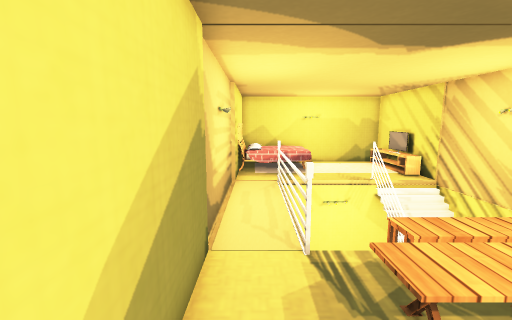
[1] (above)

12 first-person views from a walk through a Unity game level. The camera is 1.4 m above the floor, tilts 8° down and sees 90° across. The floor is counted in squares, 0.5 m on a side. Each view is taken from the middle of a square. On the plan, view 1 faces up. The plan holds only what a view shows up to about 19 squares ahead; the rest is blank. The place goes on beyond the plan. The player is left out. Door leaves are left out, so doorways stand open. Some surface patterns are stand-ins.

[2]
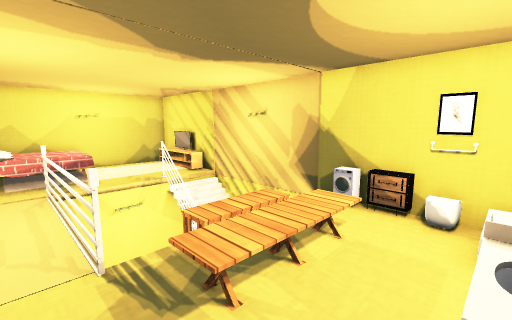

[3]
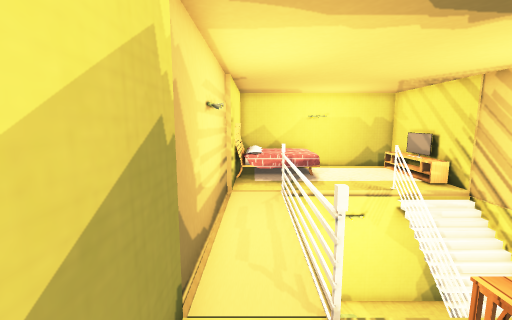

[4]
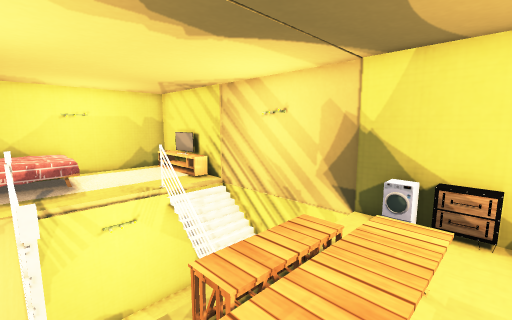

[5]
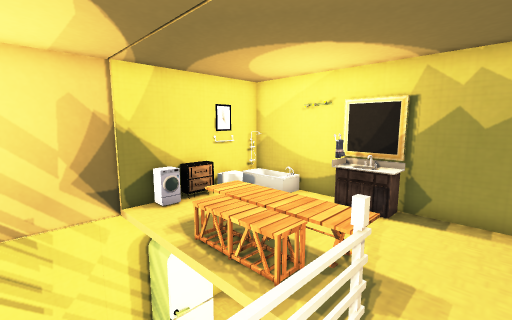

[6]
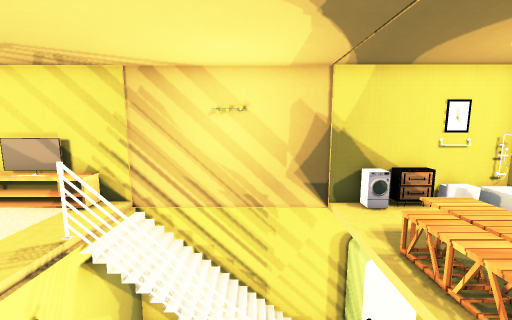

[7]
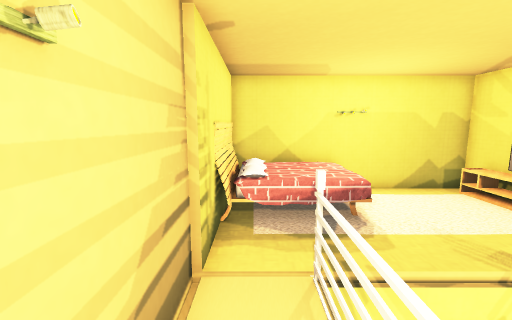

[8]
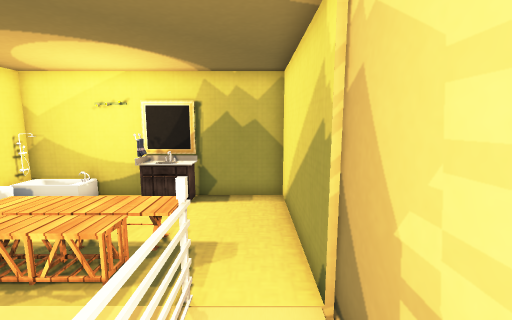

[9]
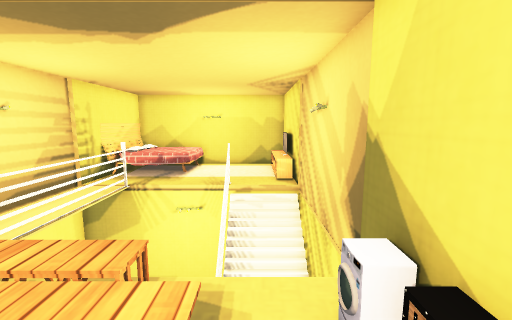

[10]
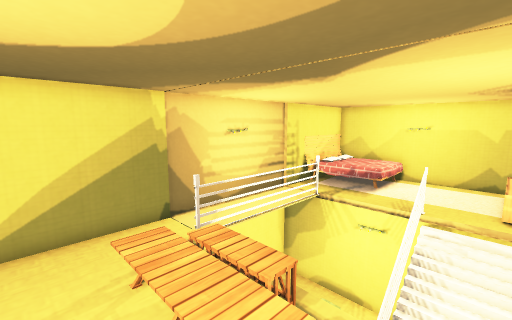

[11]
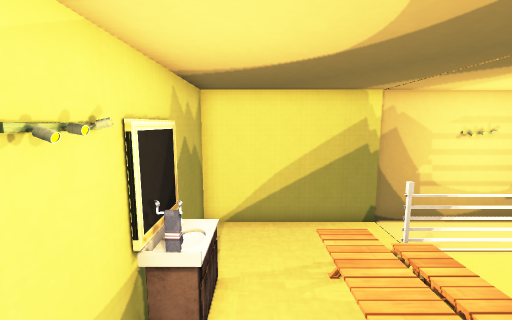

[12]
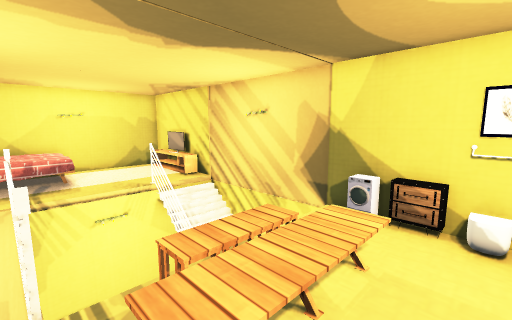

### Floor plan
Key: @ floor where view 1 was taken; # wall or solid block; . main floor; - floor 2.5 m lower than the main floor; / step, stairs or slope; D open door; = window, fence, low wall or low ledge; v drop or lower ground; T thing the floor can be seen under or through; O other object.
Columns run from 1 left of view 1 to 9 right of it. Each row starts with its distance up from view 1.
 19      ######
 18   ### ....#
 17   ### ....#
 16 #####.....#
 15 #=###.....#
 14 #.........#
 13 #......../#
 12 #./vvvTT//#
 11 #./  --///#
 10 #./    #//#
  9 #./    #//#
  8 #./    #//#
  7 #./      /#
  6 #./       #
  5 #. /////..#
  4 #../////.##
  3 #..OOOOO.O#
  2 #........##
  1 #......../#
  0 #@.#=#..DD#
 -1 ###########

Where each view was taken, in squares from view 1:
view 1: 0 up, 0 right, facing up
view 2: 0 up, 0 right, facing up-right
view 3: 2 up, 0 right, facing up
view 4: 2 up, 1 right, facing up-right
view 5: 8 up, 0 right, facing down-right
view 6: 8 up, 0 right, facing right
view 7: 8 up, 0 right, facing up
view 8: 9 up, 0 right, facing down
view 9: 1 up, 7 right, facing up
view 10: 1 up, 8 right, facing up-left
view 11: 1 up, 8 right, facing left
view 12: 1 up, 1 right, facing up-right
